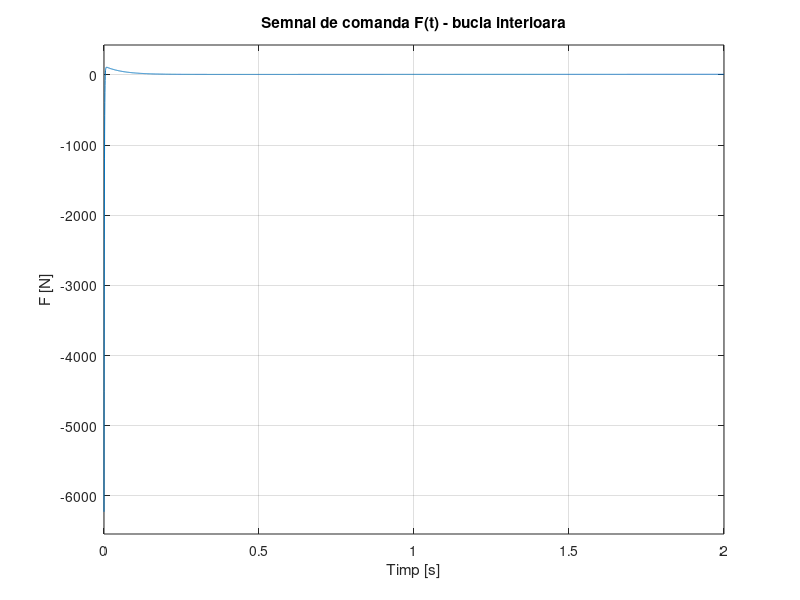
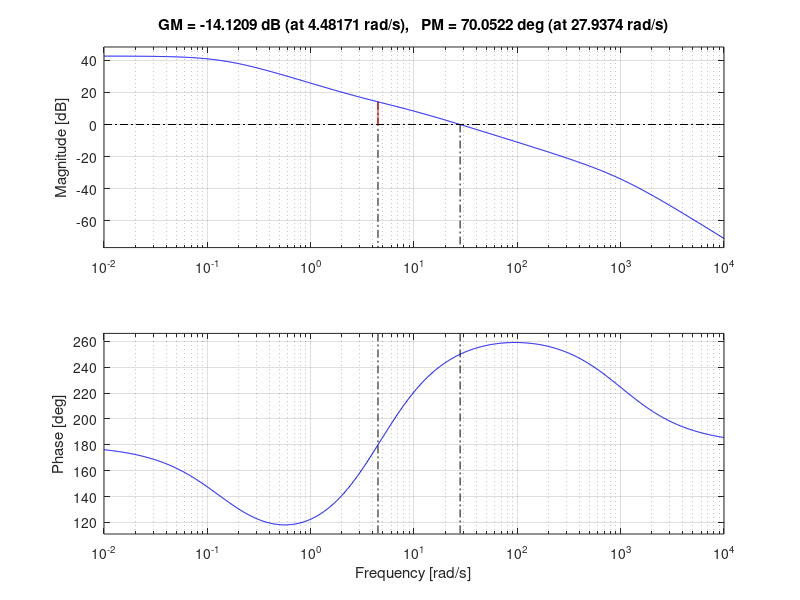
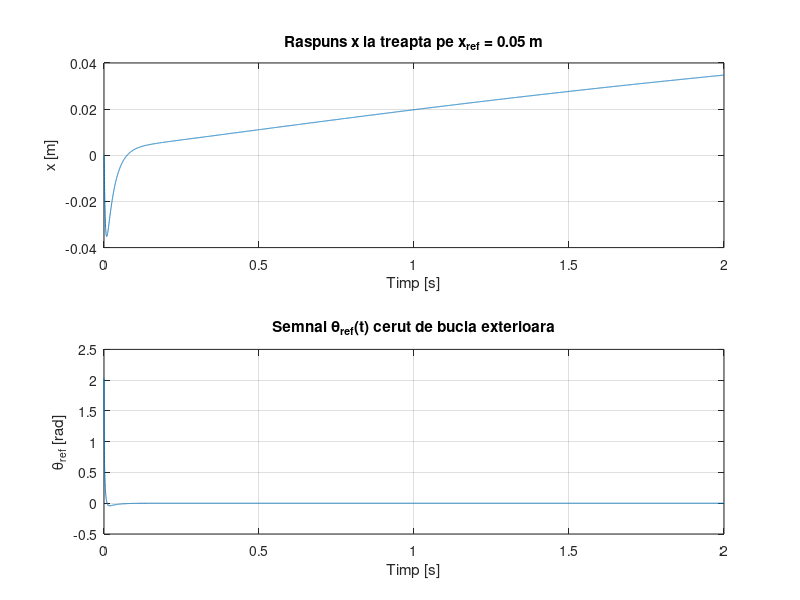
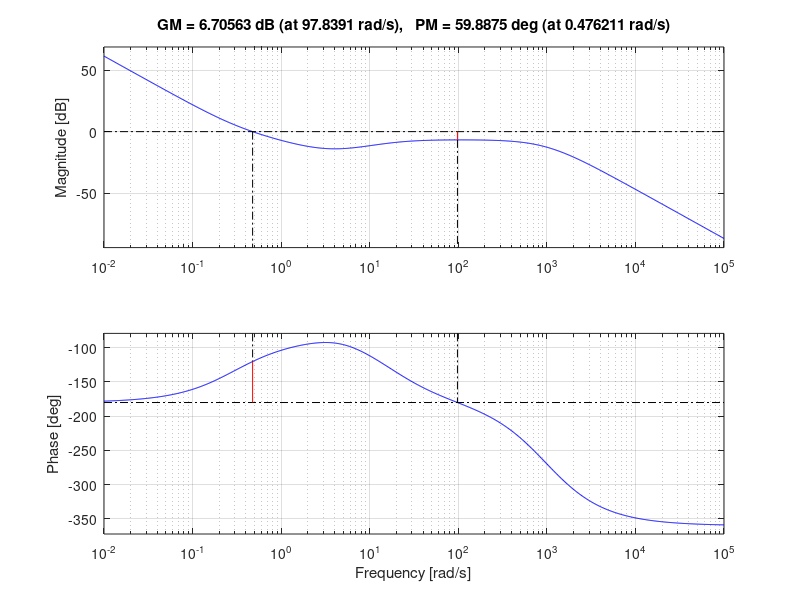

MATLAB code to generate these figures, in order: (Note: this script raises an error after producing the figures.)
A = [0 1 0 0; 0 -0.182 -2.673 0; 0 0 0 1; 0 0.455 31.18 0];
B = [0; 1.818; 0; -4.545];
C = [1 0 0 0; 0 0 1 0];
D = [0; 0];
 
H  = tf(ss(A,B,C,D));           % H(1)=H1(s)=x/F , H(2)=H2(s)=theta/F
H1 = tf([1.818 1.615e-15 -44.54], [1 0.182 -31.18 -4.459 0]);
H2 = tf([-4.545 1.087e-15],[1 0.182 -31.18 -4.459]);
 
Wc = ctrb(A,B);   
rankWc = rank(Wc);
Wo = obsv(A,C);   
rankWo = rank(Wo);
fprintf('rank(Wc) = %d , rank(Wo) = %d  (sistem de ordin %d)\n', rankWc, rankWo, size(A,1));
 
kp = -57.2; 
ki = -133; 
kd = -6.17; 
Tf_filt = 0.001;
C_theta = pid(kp, ki, kd, Tf_filt);          % regulator PID cu filtru pe derivata
 
H0_cl= minreal(feedback(C_theta*H2,1), 1e-6);   % theta(s)/theta_ref(s)
sys_F_theta= feedback(C_theta, H2);                    % F(s)/theta_ref(s)
 
figure('Name','Bucla interioara - theta');
subplot(2,1,1);
step(H0_cl); 
grid on;
title('Raspuns \theta la treapta pe \theta_{ref}');
xlabel('Timp [s]'); 
ylabel('\theta [rad]');
 
subplot(2,1,2);
step(sys_F_theta); 
grid on;
title('Semnal de comanda F(t) - bucla interioara');
xlabel('Timp [s]'); 
ylabel('F [N]');
 
figure('Name','Marje bucla theta');
margin(C_theta*H2); 
grid on;
[Gm_th, Pm_th, ~, ~] = margin(C_theta*H2);
fprintf('Bucla theta: Gm=%.2f dB, Pm=%.2f grade\n', 20*log10(Gm_th), Pm_th);
 
G = minreal(H1*feedback(C_theta,H2));   % procesul "vazut" de bucla exterioara
kp1 = 0.0118; kd1 = 0.0406; 
Tf1 = 0.001;
C_x = pid(kp1, 0, kd1, Tf1);            % regulator PD (fara integrator - x are deja mod integrator liber)
 
G0= feedback(C_x*G, 1);     % x(s)/x_ref(s)
sys_thref_x= feedback(C_x, G);       % theta_ref(s)/x_ref(s) - semnalul intermediar
 
x_ref_amp = 0.05;   % referinta realista de pozitie [m]
[y_x, t_x]= step(G0);             
y_x_scaled= y_x * x_ref_amp;
[y_thref, t_thref]= step(sys_thref_x);     
y_thref_scaled = y_thref * x_ref_amp;
 
figure('Name','Bucla exterioara - pozitie x');
subplot(2,1,1);
plot(t_x, y_x_scaled); 
grid on;
title(['Raspuns x la treapta pe x_{ref} = ' num2str(x_ref_amp) ' m']);
xlabel('Timp [s]'); 
ylabel('x [m]');
 
subplot(2,1,2);
plot(t_thref, y_thref_scaled); 
grid on;
title('Semnal \theta_{ref}(t) cerut de bucla exterioara');
xlabel('Timp [s]'); 
ylabel('\theta_{ref} [rad]');
 
fprintf('Varf theta_ref necesar: %.4f rad (%.2f grade)\n', ...
    max(abs(y_thref_scaled)), max(abs(y_thref_scaled))*180/pi);
 
figure('Name','Marje bucla x');
margin(C_x*G); 
grid on;
[Gm_x, Pm_x, ~, ~] = margin(C_x*G);
fprintf('Bucla x: Gm=%.2f dB, Pm=%.2f grade\n', 20*log10(Gm_x), Pm_x);
 
Q = diag([4 1 100 1]);     % ponderi Bryson: x<=0.5m, xdot<=1m/s, theta<=0.1rad, thetadot<=1rad/s
R = 0.01;                  % efort de comanda maxim acceptat ~10N
 
P_riccati = icare(A,B,Q,R);          % solutia ecuatiei Riccati
K_lqr = lqr(A,B,Q,R);            % castigul optim
 
Acl_lqr = A - B*K_lqr;
poli_lqr = eig(Acl_lqr);
fprintf('Poli LQR: '); 
disp(poli_lqr');
 
sys_cl_lqr = ss(Acl_lqr, B, eye(4), zeros(4,1));
x0 = [0; 0; 0.1; 0];   % theta0 = 0.1 rad, restul zero
 
figure('Name','LQR - raspuns la conditie initiala');
[y, t] = initial(sys_cl_lqr, x0);
 
subplot(4,1,1); plot(t,y(:,1)); grid on; title('Pozitie carucior (x)'); ylabel('x [m]');
subplot(4,1,2); plot(t,y(:,2)); grid on; title('Viteza carucior (x dot)'); ylabel('$\dot{x}$ [m/s]','Interpreter','latex');
subplot(4,1,3); plot(t,y(:,3)); grid on; title('Unghi pendul (\theta)'); ylabel('\theta [rad]');
subplot(4,1,4); plot(t,y(:,4)); grid on; title('Viteza unghiulara (\theta dot)'); ylabel('$\dot{\theta}$ [rad/s]','Interpreter','latex');
xlabel('Timp [s]');
sgtitle('Raspuns LQR la conditie initiala (\theta_0 = 0.1 rad)');
 
F_t = -(K_lqr*y')';
figure('Name','LQR - semnal de comanda');
plot(t,F_t); grid on;
title('Semnal de comanda LQR: F(t) = -K \cdot q(t)');
xlabel('Timp [s]'); ylabel('F [N]');
fprintf('Varf comanda F (LQR): %.2f N\n', max(abs(F_t)));
 
% Precompensare (feedforward) pentru urmarire referinta de pozitie
Nbar = -1/(C(1,:)*inv(Acl_lqr)*B);
x_ref = 0.05;
sys_cl_lqr_ref = ss(Acl_lqr, B*Nbar, eye(4), zeros(4,1));
 
figure('Name','LQR - raspuns cu feedforward');
step(sys_cl_lqr_ref*x_ref); grid on;
title(['Raspuns LQR (feedforward) la x_{ref} = ' num2str(x_ref) ' m']);
xlabel('Timp [s]'); ylabel('Amplitudine (toate starile)');
legend('x','x dot','\theta','\theta dot');
 
% raspuns la aceeasi conditie initiala 
plant = ss(A,B,C,zeros(2,1));
PIDF_ss = ss(C_theta);
sys_cl_full_pid = feedback(plant, PIDF_ss, 1, 2, -1);   % bucla PID inchisa doar pe theta
 
n_ctrl  = order(PIDF_ss);
n_total = order(sys_cl_full_pid);
fprintf('Stari regulator PID: %d , Stari totale sistem inchis: %d\n', n_ctrl, n_total);
 
x0_full = [x0; zeros(n_total-4,1)];
[y_pid, t_pid] = initial(sys_cl_full_pid, x0_full);
 
figure('Name','Comparatie PID vs LQR - conditie initiala');
subplot(2,1,1);
plot(t, y(:,3), 'b', t_pid, y_pid(:,2), 'r'); 
grid on;
legend('LQR','PID'); 
title('Comparatie \theta - raspuns la conditie initiala');
xlabel('Timp [s]'); 
ylabel('\theta [rad]');
 
subplot(2,1,2);
plot(t, y(:,1), 'b', t_pid, y_pid(:,1), 'r'); 
grid on;
legend('LQR','PID'); 
title('Comparatie x - raspuns la aceeasi conditie initiala');
xlabel('Timp [s]'); 
ylabel('x [m]');
 
%(b) raspuns la referinta de pozitie x_ref
[y_lqr_r, t_lqr_r] = step(sys_cl_lqr_ref);  
y_lqr_r = y_lqr_r * x_ref;
[y_pid_x, t_pid_x]  = step(G0);              
y_pid_x = y_pid_x * x_ref;
[y_pid_th, t_pid_th] = step(sys_thref_x);    
y_pid_th = y_pid_th * x_ref;
 
figure('Name','Comparatie PID vs LQR - referinta x_ref');
subplot(2,1,1);
plot(t_lqr_r, y_lqr_r(:,1), 'b', t_pid_x, y_pid_x, 'r'); 
grid on;
legend('LQR','PID'); 
title(['Comparatie x la x_{ref} = ' num2str(x_ref) ' m']);
xlabel('Timp [s]'); 
ylabel('x [m]');
 
subplot(2,1,2);
plot(t_lqr_r, y_lqr_r(:,3), 'b', t_pid_th, y_pid_th, 'r'); 
grid on;
legend('LQR (\theta real)','PID (\theta_{ref} cerut)');
title('Comparatie excursie unghiulara necesara');
xlabel('Timp [s]'); 
ylabel('\theta [rad]');
 
%(c) tabel comparativ numeric
e_pid = -y_pid(:,2);
F_pid_t = lsim(PIDF_ss, e_pid, t_pid);
 
fprintf('\n=== TABEL COMPARATIV PID vs LQR ===\n');
fprintf('%-30s %12s %12s\n', 'Metrica', 'PID', 'LQR');
fprintf('%-30s %12.2f %12.2f\n', 'Efort comanda max (N)', max(abs(F_pid_t)), max(abs(F_t)));
 
prag = 0.002;
idx_pid = find(abs(y_pid(:,2)) > prag, 1, 'last');
idx_lqr = find(abs(y(:,3))     > prag, 1, 'last');
fprintf('%-30s %12.2f %12.2f\n', 'Timp stabilizare theta (s)', t_pid(idx_pid), t(idx_lqr));
fprintf('%-30s %12.4f %12.4f\n', 'Excursie theta la x_ref (rad)', max(abs(y_pid_th)), max(abs(y_lqr_r(:,3))));
 
M0=0.5; 
m0=0.2; 
l0=0.3; 
D_nom=0.1; 
I_nom=0.006; 
g_nom=9.8;
 
cazuri = {
    'NOMINAL', M0,     m0,     l0
    'M +20%' , M0*1.2, m0,     l0
    'M -20%' , M0*0.8, m0,     l0
    'm +20%' , M0,     m0*1.2, l0
    'm -20%' , M0,     m0*0.8, l0
    'l +20%' , M0,     m0,     l0*1.2
    'l -20%' , M0,     m0,     l0*0.8
};
 
fprintf('%-12s %10s %10s\n', 'Caz', 'LQR stabil', 'PID stabil');
for i = 1:size(cazuri,1)
    nume = cazuri{i,1};
    
    [A_test,B_test] = build_AB(cazuri{i,2}, cazuri{i,3}, cazuri{i,4}, D_nom, I_nom, g_nom);
 
    poli_lqr_test = eig(A_test - B_test*K_lqr);
    stabil_lqr = all(real(poli_lqr_test) < -1e-6);
 
    plant_test = ss(A_test, B_test, C, zeros(2,1));
    sys_cl_test = feedback(plant_test, ss(C_theta), 1, 2, -1);
    poli_pid_test = pole(sys_cl_test);
    poli_relevanti = poli_pid_test(abs(poli_pid_test) > 1e-4);   % ignoram modul liber x (~0)
    stabil_pid = all(real(poli_relevanti) < -1e-6);
 
    fprintf('%-12s %10s %10s\n', nume, string(stabil_lqr), string(stabil_pid));
end
 
t_sim  = 0:0.01:10;
d_mic  = 1;    % N
d_mare = 20;   % N
 
sys_cl_lqr_full = ss(Acl_lqr, B, eye(4), zeros(4,1));
 
figure('Name','Robustete - perturbatii de forta');
for i = 1:2
    if i==1 
        d=d_mic; titlu=' mica (1N)'; 
    else
        d=d_mare; titlu=' mare (20N)'; 
    end
    [y_p, t_p] = impulse(sys_cl_lqr_full*d, t_sim);
    subplot(2,2,i);
    plot(t_p, y_p(:,3)); 
    grid on;
    title(['LQR - perturbatie' titlu]);
    xlabel('Timp [s]'); 
    ylabel('\theta [rad]');
end
 
for i = 1:2
    if i==1 
        d=d_mic; titlu=' mica (1N)'; 
    else
        d=d_mare; titlu=' mare (20N)'; 
    end
    [y_p, t_p] = impulse(sys_cl_full_pid*d, t_sim);
    subplot(2,2,i+2);
    plot(t_p, y_p(:,2)); 
    grid on;
    title(['PID - perturbatie' titlu]);
    xlabel('Timp [s]'); 
    ylabel('\theta [rad]');
end
 
theta0_values = [0.05, 0.1, 0.2, 0.3, 0.5, 0.8];
 
figure('Name','Robustete - conditii initiale crescatoare');
hold on;
for th0 = theta0_values
    x0_th = [0;0;th0;0];
    [y_ic, t_ic] = initial(sys_cl_lqr_full, x0_th);
    plot(t_ic, y_ic(:,3), 'DisplayName', sprintf('\\theta_0=%.2f rad', th0));
end
grid on; legend show;
title('LQR - raspuns la conditii initiale crescatoare');
xlabel('Timp [s]'); 
ylabel('\theta [rad]');
yline(0.2, '--r', 'Limita liniarizare (~0.2 rad)', 'HandleVisibility','off');
yline(-0.2, '--r', 'HandleVisibility','off');
 
Fmax   = 1;     % N - aproape de pragul critic de stabilizare
theta0 = 0.1;   % rad
 
[t1,z1] = ode45(@(t,z) pid_rhs(t,z,A,B,kp,ki,kd,Fmax,false), [0 15], [0;0;theta0;0;0]);  % cu windup
[t2,z2] = ode45(@(t,z) pid_rhs(t,z,A,B,kp,ki,kd,Fmax,true),  [0 15], [0;0;theta0;0;0]);  % anti-windup
 
figure('Name','Robustete - efect windup');
plot(t1,z1(:,3),'r', t2,z2(:,3),'b'); 
grid on;
legend('Cu windup','Anti-windup');
title(sprintf('Efect windup - Fmax = %.1f N', Fmax));
xlabel('Timp [s]'); 
ylabel('\theta [rad]');
